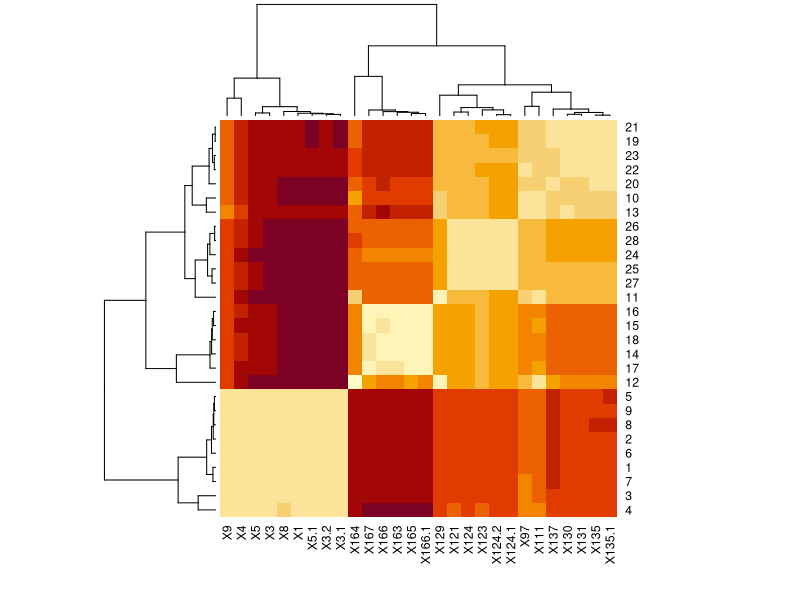

This chart was generated by the following R code:
#!/usr/bin/Rscript


fstMat <- read.table("fstMatrix.txt", header=T, as.is=T)
m <- as.matrix(fstMat[, -1])
rownames(m) <- fstMat$rows
png("fst.png", width=500, height=500, units="px", type = "cairo")
heatmap(m)
dev.off()
